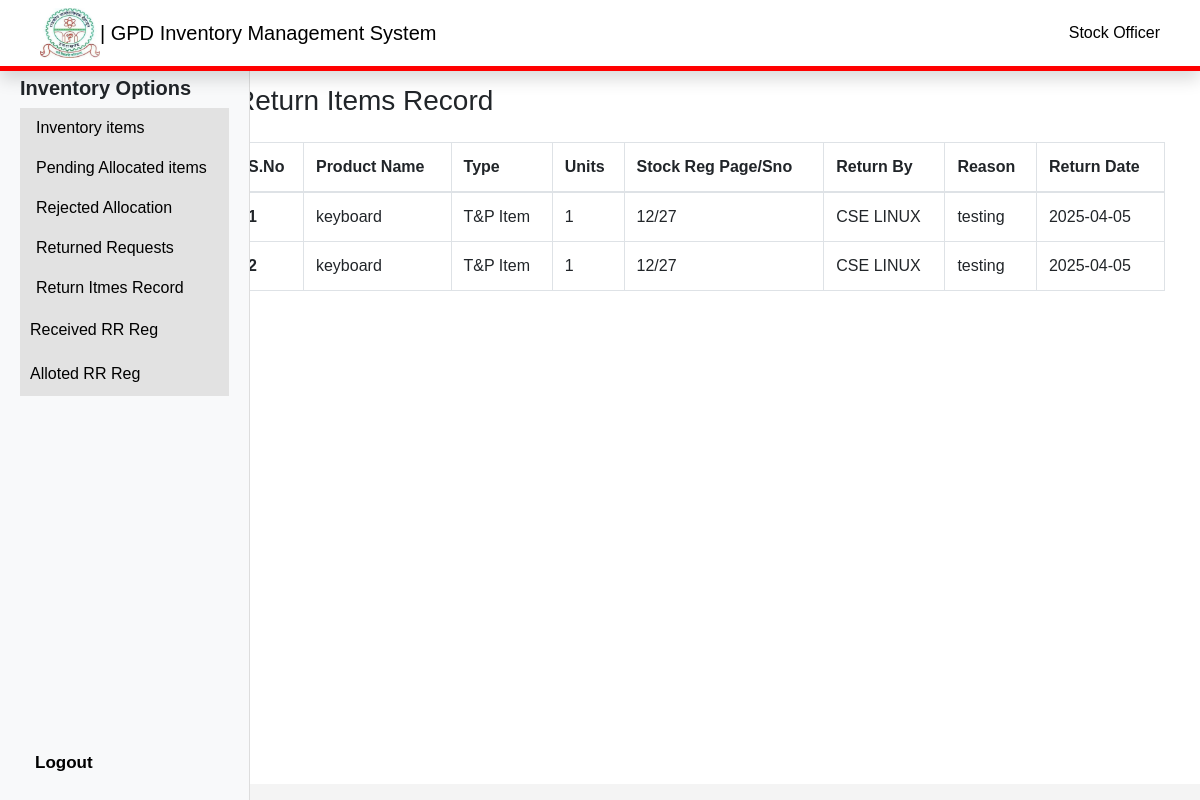
The page /inventory/return_history.php (signed in) on the database its author committed.
### tables this page shows
CREATE TABLE `return_items_record` (
  `sno` int(10) UNSIGNED NOT NULL,
  `product_name` varchar(50) NOT NULL,
  `type` varchar(20) DEFAULT NULL,
  `rr_reg` varchar(10) DEFAULT NULL,
  `purchase_date` date DEFAULT NULL,
  `got_it_from` varchar(30) DEFAULT NULL,
  `unit_price` decimal(10,2) DEFAULT NULL,
  `overall_price` decimal(10,2) DEFAULT NULL,
  `units` int(10) UNSIGNED NOT NULL DEFAULT 0,
  `branch` varchar(30) DEFAULT NULL,
  `lab` varchar(30) DEFAULT NULL,
  `product_condition` varchar(100) DEFAULT NULL,
  `return_by` varchar(20) DEFAULT NULL,
  `reason` varchar(150) DEFAULT NULL,
  `return_date` date DEFAULT curdate()
);

### inventory/return_history.php (the view, shortened to what this page needs)
<!DOCTYPE html>
<html lang="en">
<head>
    <link href="https://stackpath.bootstrapcdn.com/bootstrap/4.5.2/css/bootstrap.min.css" rel="stylesheet">
    <link rel="stylesheet" href="//cdn.datatables.net/2.2.2/css/dataTables.dataTables.min.css">
    <link rel="stylesheet" href="style.css">
</head>
<body>
    <?php include "../adminpanel/components/navbar.php" ?>
    <?php include "components/sidebar.php" ?>
    <div id="admin" class="right">
        <?php
        include "../_dbconnect.php";
        ?>
        <div class="container my-4">
            <h3>Return Items Record</h3>
        </div>
        <div class="container">
            <table class="table table-bordered" id="myTable">
                <thead>
                    <tr>
                        <th scope="col">S.No</th>
                        <th scope="col">Product Name</th>
                        <th scope="col">Type</th>
                        <th scope="col">Units</th>
                        <th scope="col">Stock Reg Page/Sno</th>
                        <th scope="col">Return By</th>
                        <th scope="col">Reason</th>
                        <th scope="col">Return Date</th>
                    </tr>
                </thead>
                <tbody>
                    <?php
                    $sql = "SELECT * FROM `return_items_record` ORDER BY `sno` DESC";
                    $result = mysqli_query($conn, $sql);
                    $sno = 0;
                    while ($row = mysqli_fetch_assoc($result)) {
                        $sno++;
                        echo '
                            <tr>
                                <th scope="row">' . $sno . '</th>
                                <td>' . $row['product_name'] . '</td>
                                <td>' . $row['type'] . '</td>
                                <td>' . $row['units'] . '</td>
                                <td>' . $row['rr_reg'] . '</td>
                                <td>' . $row['branch'] . " " . $row['lab'] . '</td>
                                <td>' . $row['reason'] . '</td>
                                <td>' . $row['return_date'] . '</td>
                            </tr>';
                    }
                    ?>
                </tbody>
            </table>
        </div>
    </div>
</body>
</html>

### inventory/style.css (style rules this page uses)
* { margin: 0; padding: 0; box-sizing: border-box; }
body { font-family: Arial, sans-serif; background: #f4f4f4; }
.right { margin-top: 40px; margin-left: 200px; padding: 20px; min-height: calc(100vh - 56px); background: #fff; }

### rows shown on the page
return_items_record: product_name "keyboard", type "T&P Item", units "1", rr_reg "12/27", branch "CSE", lab "LINUX", reason "testing", return_date "2025-04-05"
return_items_record: product_name "keyboard", type "T&P Item", units "1", rr_reg "12/27", branch "CSE", lab "LINUX", reason "testing", return_date "2025-04-05"

### other values the page prints
$_SESSION['name'] "Stock Officer"
